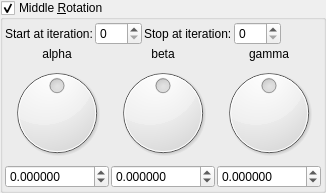
    <widget class="MyGroupBox" name="groupCheck_mandelbox_main_rotation_enabled">
     <property name="title">
      <string>Middle &amp;Rotation</string>
     </property>
     <property name="checkable">
      <bool>true</bool>
     </property>
     <layout class="QVBoxLayout" name="verticalLayout_8" stretch="0,0">
      <property name="spacing">
       <number>2</number>
      </property>
      <property name="leftMargin">
       <number>2</number>
      </property>
      <property name="topMargin">
       <number>2</number>
      </property>
      <property name="rightMargin">
       <number>2</number>
      </property>
      <property name="bottomMargin">
       <number>2</number>
      </property>
      <item>
       <layout class="QGridLayout" name="gridLayout_9">
        <item row="0" column="0">
         <widget class="QLabel" name="label_47">
          <property name="text">
           <string>Start at iteration:</string>
          </property>
         </widget>
        </item>
        <item row="0" column="6">
         <spacer name="horizontalSpacer_5">
          <property name="orientation">
           <enum>Qt::Horizontal</enum>
          </property>
          <property name="sizeHint" stdset="0">
           <size>
            <width>40</width>
            <height>20</height>
           </size>
          </property>
         </spacer>
        </item>
        <item row="0" column="1">
         <widget class="MySpinBox" name="spinboxInt_transf_start_iterations_C">
          <property name="sizePolicy">
           <sizepolicy hsizetype="Minimum" vsizetype="Maximum">
            <horstretch>0</horstretch>
            <verstretch>0</verstretch>
           </sizepolicy>
          </property>
          <property name="maximum">
           <number>250</number>
          </property>
         </widget>
        </item>
        <item row="0" column="2">
         <widget class="QLabel" name="label_48">
          <property name="text">
           <string>Stop at iteration:</string>
          </property>
         </widget>
        </item>
        <item row="0" column="3">
         <widget class="MySpinBox" name="spinboxInt_transf_stop_iterations_C">
          <property name="sizePolicy">
           <sizepolicy hsizetype="Minimum" vsizetype="Maximum">
            <horstretch>0</horstretch>
            <verstretch>0</verstretch>
           </sizepolicy>
          </property>
          <property name="maximum">
           <number>250</number>
          </property>
         </widget>
        </item>
       </layout>
      </item>
      <item>
       <layout class="QGridLayout" name="gridLayout_10">
        <property name="spacing">
         <number>2</number>
        </property>
        <item row="1" column="2">
         <widget class="QLabel" name="label_49">
          <property name="text">
           <string notr="true">gamma</string>
          </property>
          <property name="alignment">
           <set>Qt::AlignCenter</set>
          </property>
         </widget>
        </item>
        <item row="1" column="1">
         <widget class="QLabel" name="label_50">
          <property name="text">
           <string notr="true">beta</string>
          </property>
          <property name="alignment">
           <set>Qt::AlignCenter</set>
          </property>
         </widget>
        </item>
        <item row="1" column="0">
         <widget class="QLabel" name="label_51">
          <property name="text">
           <string notr="true">alpha</string>
          </property>
          <property name="alignment">
           <set>Qt::AlignCenter</set>
          </property>
         </widget>
        </item>
        <item row="2" column="1">
         <widget class="QDial" name="dial3_mandelbox_rotation_main_y">
          <property name="minimum">
           <number>-18000</number>
          </property>
          <property name="maximum">
           <number>18000</number>
          </property>
          <property name="wrapping">
           <bool>true</bool>
          </property>
         </widget>
        </item>
        <item row="2" column="2">
         <widget class="QDial" name="dial3_mandelbox_rotation_main_z">
          <property name="minimum">
           <number>-18000</number>
          </property>
          <property name="maximum">
           <number>18000</number>
          </property>
          <property name="wrapping">
           <bool>true</bool>
          </property>
         </widget>
        </item>
        <item row="3" column="0">
         <widget class="MyDoubleSpinBox" name="spinboxd3_mandelbox_rotation_main_x">
          <property name="sizePolicy">
           <sizepolicy hsizetype="Minimum" vsizetype="Maximum">
            <horstretch>0</horstretch>
            <verstretch>0</verstretch>
           </sizepolicy>
          </property>
          <property name="prefix">
           <string/>
          </property>
          <property name="suffix">
           <string/>
          </property>
          <property name="decimals">
           <number>6</number>
          </property>
          <property name="minimum">
           <double>-180.000000000000000</double>
          </property>
          <property name="maximum">
           <double>180.000000000000000</double>
          </property>
          <property name="singleStep">
           <double>1.000000000000000</double>
          </property>
         </widget>
        </item>
        <item row="2" column="0">
         <widget class="QDial" name="dial3_mandelbox_rotation_main_x">
          <property name="minimum">
           <number>-18000</number>
          </property>
          <property name="maximum">
           <number>18000</number>
          </property>
          <property name="wrapping">
           <bool>true</bool>
          </property>
         </widget>
        </item>
        <item row="3" column="2">
         <widget class="MyDoubleSpinBox" name="spinboxd3_mandelbox_rotation_main_z">
          <property name="sizePolicy">
           <sizepolicy hsizetype="Minimum" vsizetype="Maximum">
            <horstretch>0</horstretch>
            <verstretch>0</verstretch>
           </sizepolicy>
          </property>
          <property name="prefix">
           <string/>
          </property>
          <property name="suffix">
           <string/>
          </property>
          <property name="decimals">
           <number>6</number>
          </property>
          <property name="minimum">
           <double>-180.000000000000000</double>
          </property>
          <property name="maximum">
           <double>180.000000000000000</double>
          </property>
          <property name="singleStep">
           <double>1.000000000000000</double>
          </property>
         </widget>
        </item>
        <item row="3" column="1">
         <widget class="MyDoubleSpinBox" name="spinboxd3_mandelbox_rotation_main_y">
          <property name="sizePolicy">
           <sizepolicy hsizetype="Minimum" vsizetype="Maximum">
            <horstretch>0</horstretch>
            <verstretch>0</verstretch>
           </sizepolicy>
          </property>
          <property name="prefix">
           <string/>
          </property>
          <property name="suffix">
           <string/>
          </property>
          <property name="decimals">
           <number>6</number>
          </property>
          <property name="minimum">
           <double>-180.000000000000000</double>
          </property>
          <property name="maximum">
           <double>180.000000000000000</double>
          </property>
          <property name="singleStep">
           <double>1.000000000000000</double>
          </property>
         </widget>
        </item>
       </layout>
      </item>
     </layout>
    </widget>
